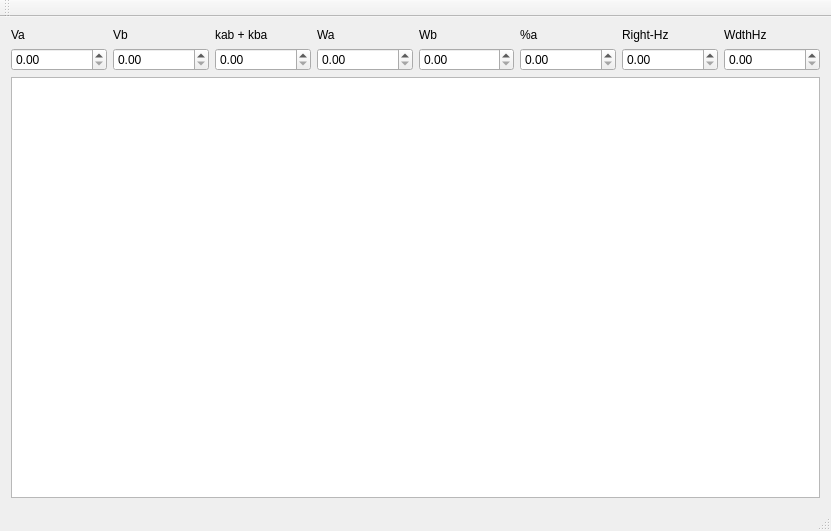
<?xml version="1.0" encoding="UTF-8"?>
<ui version="4.0">
 <class>MainWindow</class>
 <widget class="QMainWindow" name="MainWindow">
  <property name="geometry">
   <rect>
    <x>0</x>
    <y>0</y>
    <width>831</width>
    <height>531</height>
   </rect>
  </property>
  <property name="windowTitle">
   <string>MainWindow</string>
  </property>
  <widget class="QWidget" name="centralWidget">
   <layout class="QGridLayout" name="gridLayout_2">
    <item row="0" column="0">
     <layout class="QGridLayout" name="appGridLayout">
      <item row="0" column="0">
       <layout class="QHBoxLayout" name="widgets_layout">
        <item>
         <layout class="QVBoxLayout" name="va_layout">
          <item>
           <widget class="QLabel" name="va_label">
            <property name="text">
             <string>Va</string>
            </property>
           </widget>
          </item>
          <item>
           <widget class="QDoubleSpinBox" name="va_box"/>
          </item>
         </layout>
        </item>
        <item>
         <layout class="QVBoxLayout" name="vb_layout">
          <item>
           <widget class="QLabel" name="vb_label">
            <property name="text">
             <string>Vb</string>
            </property>
           </widget>
          </item>
          <item>
           <widget class="QDoubleSpinBox" name="vb_box"/>
          </item>
         </layout>
        </item>
        <item>
         <layout class="QVBoxLayout" name="k_layout">
          <item>
           <widget class="QLabel" name="k_label">
            <property name="text">
             <string>kab + kba</string>
            </property>
           </widget>
          </item>
          <item>
           <widget class="QDoubleSpinBox" name="k_box"/>
          </item>
         </layout>
        </item>
        <item>
         <layout class="QVBoxLayout" name="wa_layout">
          <item>
           <widget class="QLabel" name="wa_label">
            <property name="text">
             <string>Wa</string>
            </property>
           </widget>
          </item>
          <item>
           <widget class="QDoubleSpinBox" name="wa_box"/>
          </item>
         </layout>
        </item>
        <item>
         <layout class="QVBoxLayout" name="wb_layout">
          <item>
           <widget class="QLabel" name="wb_label">
            <property name="text">
             <string>Wb</string>
            </property>
           </widget>
          </item>
          <item>
           <widget class="QDoubleSpinBox" name="wb_box"/>
          </item>
         </layout>
        </item>
        <item>
         <layout class="QVBoxLayout" name="percent_a_layout">
          <item>
           <widget class="QLabel" name="percent_a_label">
            <property name="text">
             <string>%a</string>
            </property>
           </widget>
          </item>
          <item>
           <widget class="QDoubleSpinBox" name="percent_a_box"/>
          </item>
         </layout>
        </item>
        <item>
         <layout class="QVBoxLayout" name="rightHz_layout">
          <item>
           <widget class="QLabel" name="righthz_label">
            <property name="text">
             <string>Right-Hz</string>
            </property>
           </widget>
          </item>
          <item>
           <widget class="QDoubleSpinBox" name="righthz_box"/>
          </item>
         </layout>
        </item>
        <item>
         <layout class="QVBoxLayout" name="wdthHz_layout">
          <item>
           <widget class="QLabel" name="wdthHz_label">
            <property name="text">
             <string>WdthHz</string>
            </property>
           </widget>
          </item>
          <item>
           <widget class="QDoubleSpinBox" name="wdthHz_box"/>
          </item>
         </layout>
        </item>
       </layout>
      </item>
      <item row="1" column="0">
       <widget class="PlotWidget" name="graphicsView"/>
      </item>
     </layout>
    </item>
   </layout>
  </widget>
  <widget class="QMenuBar" name="menuBar">
   <property name="geometry">
    <rect>
     <x>0</x>
     <y>0</y>
     <width>831</width>
     <height>22</height>
    </rect>
   </property>
  </widget>
  <widget class="QToolBar" name="mainToolBar">
   <attribute name="toolBarArea">
    <enum>TopToolBarArea</enum>
   </attribute>
   <attribute name="toolBarBreak">
    <bool>false</bool>
   </attribute>
  </widget>
  <widget class="QStatusBar" name="statusBar"/>
 </widget>
 <layoutdefault spacing="6" margin="11"/>
 <customwidgets>
  <customwidget>
   <class>PlotWidget</class>
   <extends>QGraphicsView</extends>
   <header location="global">pyqtgraph</header>
  </customwidget>
 </customwidgets>
 <resources/>
 <connections>
  <connection>
   <sender>va_box</sender>
   <signal>valueChanged(double)</signal>
   <receiver>righthz_box</receiver>
   <slot>setValue(double)</slot>
   <hints>
    <hint type="sourcelabel">
     <x>66</x>
     <y>85</y>
    </hint>
    <hint type="destinationlabel">
     <x>658</x>
     <y>85</y>
    </hint>
   </hints>
  </connection>
 </connections>
</ui>
